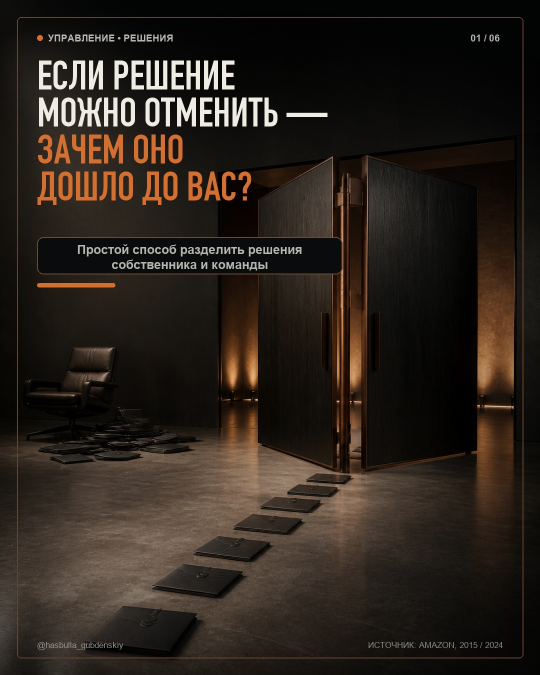
#> input picture output/2026-08-13_reversible-decisions/01.jpg, 1080 x 1350 px, given in place of 01.png, which was not available (shown at 1/2 size)
$ python render_slides.py
#> lines starting #> are read from the running program, lines starting #| are printed output that depends on the picture; pictures that were not available may be replaced by others from this repository, and a replacement may not be noted
from pathlib import Path
from PIL import Image, ImageDraw, ImageFont, ImageEnhance, ImageFilter

ROOT = Path(__file__).resolve().parent
W, H = 1080, 1350

BG = (8, 9, 10)
PANEL = (10, 12, 13, 235)
WHITE = (239, 236, 228)
MUTED = (183, 181, 175)
ACCENT = (213, 111, 48)
ACCENT_LIGHT = (233, 150, 86)
LINE = (104, 67, 43)

DISPLAY_PATH = "/System/Library/Fonts/Supplemental/DIN Condensed Bold.ttf"
BODY_PATH = "/System/Library/Fonts/Supplemental/Arial.ttf"
BODY_BOLD_PATH = "/System/Library/Fonts/Supplemental/Arial Bold.ttf"


def font(path, size):
    return ImageFont.truetype(path, size)


def fit_scene(path):
    im = Image.open(path).convert("RGB")
#> im is the input picture: PIL image 1080x1350 RGB; mean R, G, B 43.4, 35.2, 28
    target_ratio = W / H
    ratio = im.width / im.height
#> ratio = 0.8
    if ratio > target_ratio:
        nw = int(im.height * target_ratio)
        left = (im.width - nw) // 2
        im = im.crop((left, 0, left + nw, im.height))
    else:
        nh = int(im.width / target_ratio)
#> nh = 1350
        top = (im.height - nh) // 2
#> top = 0
        im = im.crop((0, top, im.width, top + nh))
    return im.resize((W, H), Image.Resampling.LANCZOS)


def overlay_gradient(im, top_strength=205, bottom_strength=160):
#> called with top_strength = 225, bottom_strength = 150
    shade = Image.new("RGBA", (W, H), (0, 0, 0, 0))
#> shade: PIL image 1080x1350 RGBA; every value is 0
    px = shade.load()
    for y in range(H):
        if y < 520:
            a = int(top_strength * (1 - y / 620) ** 1.6)
        elif y > 1050:
            a = int(bottom_strength * ((y - 1000) / 350) ** 1.3)
        else:
            a = 12
        for x in range(W):
            edge = int(52 * (abs(x - W / 2) / (W / 2)) ** 2)
            px[x, y] = (2, 3, 3, min(235, a + edge))
    return Image.alpha_composite(im.convert("RGBA"), shade)


def draw_border(draw):
    draw.rounded_rectangle((34, 34, W - 34, H - 34), radius=8, outline=LINE, width=2)


def draw_header(draw, idx, category="УПРАВЛЕНИЕ • РЕШЕНИЯ"):
    f = font(BODY_BOLD_PATH, 19)
    draw.ellipse((74, 70, 85, 81), fill=ACCENT)
    draw.text((96, 65), category, font=f, fill=MUTED)
    draw.text((941, 65), f"{idx:02d} / 06", font=f, fill=MUTED)


def draw_brand(draw, source=False):
    f = font(BODY_PATH, 17)
    draw.text((74, 1280), "@hasbulla_gubdenskiy", font=f, fill=(151, 149, 143))
    if source:
        label = "ИСТОЧНИК: AMAZON, 2015 / 2024"
        bbox = draw.textbbox((0, 0), label, font=f)
        draw.text((1006 - (bbox[2] - bbox[0]), 1280), label, font=f, fill=(140, 138, 132))


def text_width(draw, text, f):
    b = draw.textbbox((0, 0), text, font=f)
    return b[2] - b[0]


def fit_font(draw, text, path, max_size, min_size, width):
    size = max_size
    while size > min_size:
        f = font(path, size)
        if text_width(draw, text, f) <= width:
            return f
        size -= 1
    return font(path, min_size)


def headline(draw, lines, y=118, accent_lines=(), max_size=86, min_size=54, width=930, line_gap=0):
#> called with y = 120, accent_lines = (2, 3), max_size = 82, min_size = 54, width = 930, line_gap = 0
    f = font(DISPLAY_PATH, max_size)
    for line in lines:
        if text_width(draw, line, f) > width:
            f = fit_font(draw, line, DISPLAY_PATH, max_size, min_size, width)
    line_h = int(f.size * 0.91)
    for i, line in enumerate(lines):
        color = ACCENT if i in accent_lines else WHITE
        draw.text((74, y + i * (line_h + line_gap)), line, font=f, fill=color)
    return y + len(lines) * (line_h + line_gap)


def panel(draw, box, radius=18, fill=PANEL, outline=(108, 74, 48, 230), width=2):
    draw.rounded_rectangle(box, radius=radius, fill=fill, outline=outline, width=width)


def center_text(draw, box, text, f, fill=WHITE, spacing=6):
#> called with box = (92, 482, 666, 540), fill = (183, 181, 175), spacing = 5
    x1, y1, x2, y2 = box
    lines = text.split("\n")
    heights = []
    widths = []
    for line in lines:
        b = draw.textbbox((0, 0), line, font=f)
        widths.append(b[2] - b[0])
        heights.append(b[3] - b[1])
    total = sum(heights) + spacing * (len(lines) - 1)
    y = y1 + (y2 - y1 - total) / 2
    for line, tw, th in zip(lines, widths, heights):
        draw.text((x1 + (x2 - x1 - tw) / 2, y), line, font=f, fill=fill)
        y += th + spacing


def bottom_statement(draw, text, y=1110, h=118, accent_second=False):
    box = (74, y, 1006, y + h)
    panel(draw, box)
    lines = text.split("\n")
    f = fit_font(draw, max(lines, key=len), BODY_BOLD_PATH, 31, 24, 820)
    if accent_second and len(lines) == 2:
        center_text(draw, (box[0], box[1] + 12, box[2], box[1] + h // 2 + 14), lines[0], f, WHITE)
        center_text(draw, (box[0], box[1] + h // 2 - 4, box[2], box[3] - 10), lines[1], f, ACCENT_LIGHT)
    else:
        center_text(draw, box, text, f, WHITE, 8)


def make_canvas(index, top=205, bottom=160):
    scene = fit_scene(ROOT / "scenes" / f"{index:02d}.png")
    scene = ImageEnhance.Contrast(scene).enhance(1.06)
    scene = ImageEnhance.Color(scene).enhance(0.92)
    return overlay_gradient(scene, top, bottom)


def save_slide(im, index):
#> called with index = 1
    out = ROOT / f"{index:02d}.jpg"
    im.convert("RGB").save(out, "JPEG", quality=95, optimize=True, progressive=True)
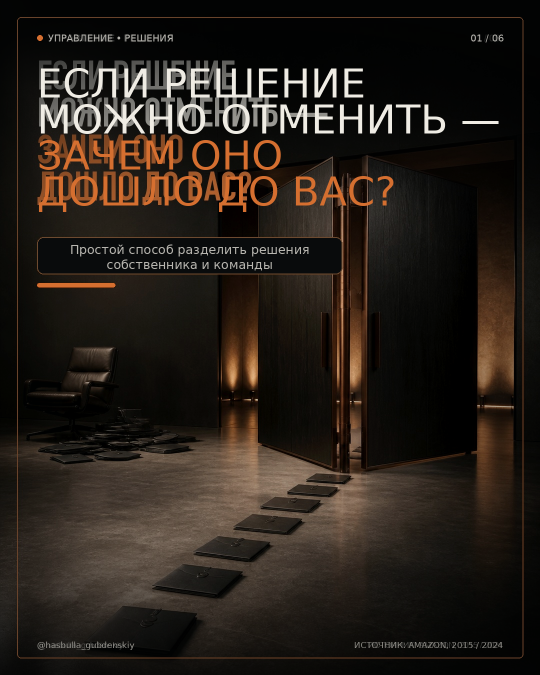
#> saved as 01.jpg: PIL image 1080x1350 RGB (shown at 1/2 size); mean R, G, B 39.2, 31.9, 25.3
#> im: PIL image 1080x1350 RGBA


def slide1():
    im = make_canvas(1, 225, 150)
    d = ImageDraw.Draw(im)
    draw_border(d); draw_header(d, 1)
    headline(d, ["ЕСЛИ РЕШЕНИЕ", "МОЖНО ОТМЕНИТЬ —", "ЗАЧЕМ ОНО", "ДОШЛО ДО ВАС?"], y=120, accent_lines=(2, 3), max_size=82)
    panel(d, (74, 474, 684, 548), radius=13, fill=(9, 11, 12, 220))
    center_text(d, (92, 482, 666, 540), "Простой способ разделить решения\nсобственника и команды", font(BODY_BOLD_PATH, 25), MUTED, 5)
    d.rounded_rectangle((74, 566, 230, 574), radius=4, fill=ACCENT)
    draw_brand(d, source=True)
    save_slide(im, 1)


def slide2():
    im = make_canvas(2, 225, 180)
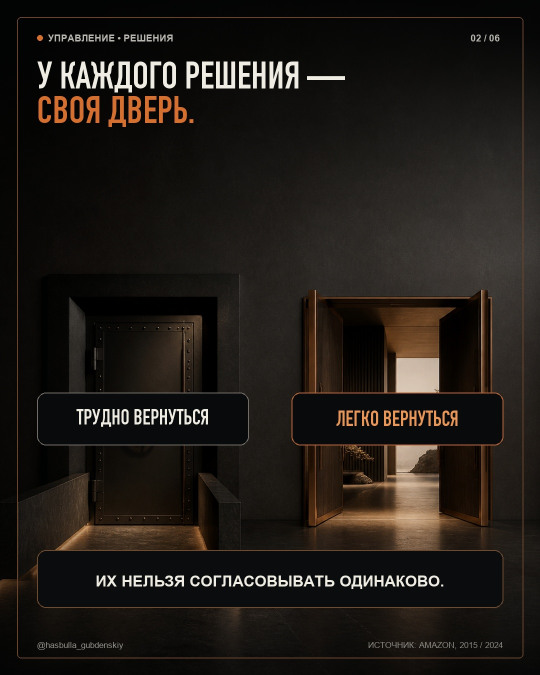
#> input picture output/2026-08-13_reversible-decisions/02.jpg, 1080 x 1350 px, given in place of 02.png, which was not available (shown at 1/2 size)
#> in fit_scene, im is the input picture: PIL image 1080x1350 RGB; mean R, G, B 32.3, 27.5, 23
    d = ImageDraw.Draw(im)
    draw_border(d); draw_header(d, 2)
    headline(d, ["У КАЖДОГО РЕШЕНИЯ —", "СВОЯ ДВЕРЬ."], y=122, accent_lines=(1,), max_size=76)
    left = (74, 785, 497, 890); right = (583, 785, 1006, 890)
    panel(d, left, fill=(8, 10, 11, 235), outline=(112, 108, 101, 220))
    panel(d, right, fill=(8, 10, 11, 235), outline=(182, 101, 51, 235))
    center_text(d, left, "ТРУДНО ВЕРНУТЬСЯ", font(DISPLAY_PATH, 42), WHITE)
    center_text(d, right, "ЛЕГКО ВЕРНУТЬСЯ", font(DISPLAY_PATH, 42), ACCENT_LIGHT)
    bottom_statement(d, "ИХ НЕЛЬЗЯ СОГЛАСОВЫВАТЬ ОДИНАКОВО.", y=1100, h=115)
    draw_brand(d, source=True)
    save_slide(im, 2)
#> call 2 of save_slide, with index = 2
#> in save_slide (call 2), `im.convert("RGB").save(out, "JPEG", quality=95, optimize=True, progres..`:
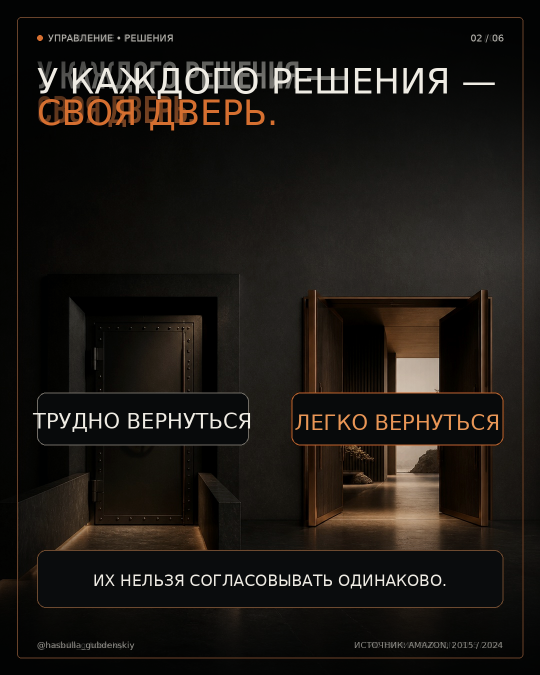
#> saved as 02.jpg: PIL image 1080x1350 RGB (shown at 1/2 size); mean R, G, B 28, 24.2, 20.1


def slide3():
    im = make_canvas(3, 220, 175)
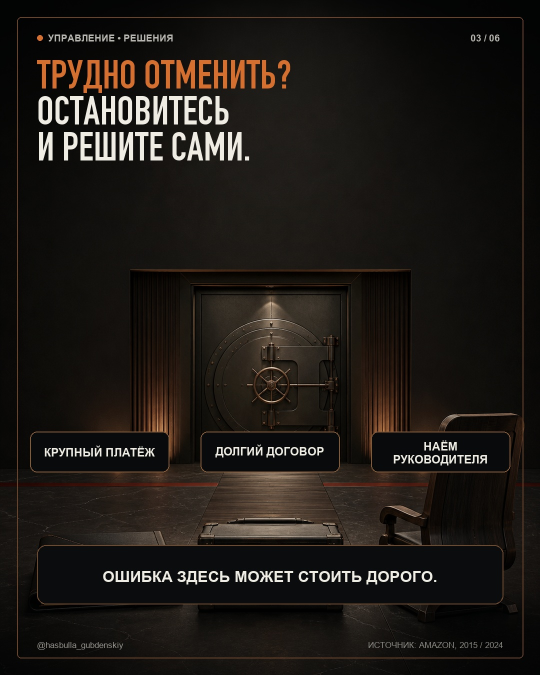
#> input picture output/2026-08-13_reversible-decisions/03.jpg, 1080 x 1350 px, given in place of 03.png, which was not available (shown at 1/2 size)
#> in fit_scene, im is the input picture: PIL image 1080x1350 RGB; mean R, G, B 30.4, 26, 21.7
    d = ImageDraw.Draw(im)
    draw_border(d); draw_header(d, 3)
    headline(d, ["ТРУДНО ОТМЕНИТЬ?", "ОСТАНОВИТЕСЬ", "И РЕШИТЕ САМИ."], y=120, accent_lines=(0,), max_size=80)
    labels = [
        ((60, 863, 338, 944), "КРУПНЫЙ ПЛАТЁЖ"),
        ((401, 863, 679, 944), "ДОЛГИЙ ДОГОВОР"),
        ((742, 863, 1020, 944), "НАЁМ\nРУКОВОДИТЕЛЯ"),
    ]
    for box, label in labels:
        panel(d, box, radius=14, fill=(8, 10, 11, 225), outline=(129, 90, 58, 230))
        center_text(d, box, label, font(BODY_BOLD_PATH, 23), WHITE)
    bottom_statement(d, "ОШИБКА ЗДЕСЬ МОЖЕТ СТОИТЬ ДОРОГО.", y=1090, h=118)
    draw_brand(d, source=True)
    save_slide(im, 3)
#> call 3 of save_slide, with index = 3
#> in save_slide (call 3), `im.convert("RGB").save(out, "JPEG", quality=95, optimize=True, progres..`:
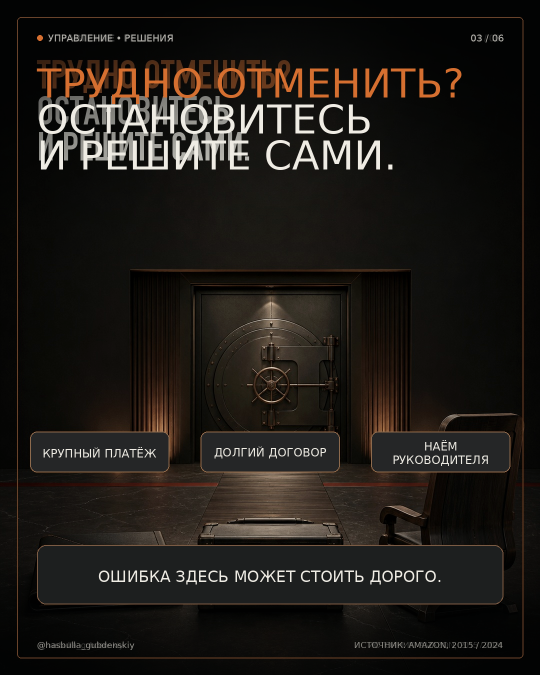
#> im: PIL image 1080x1350 RGBA (shown at 1/2 size); mean R, G, B, A 28, 24.3, 20.2, 252.2; transparent parts drawn white


def slide4():
    im = make_canvas(4, 225, 175)
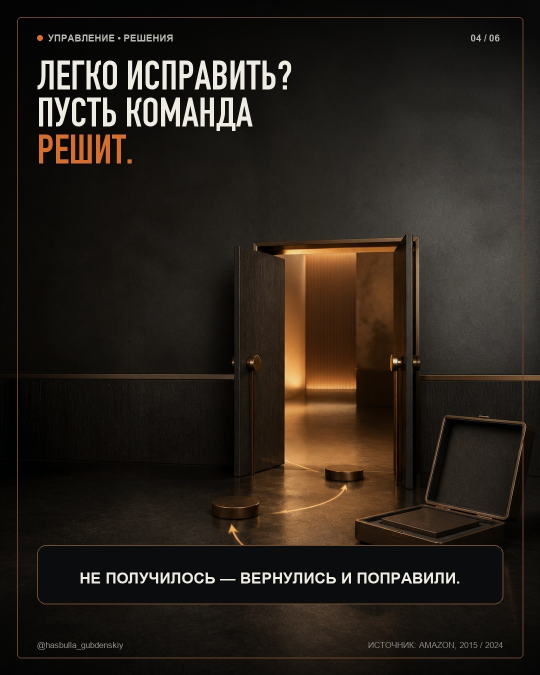
#> input picture output/2026-08-13_reversible-decisions/04.jpg, 1080 x 1350 px, given in place of 04.png, which was not available (shown at 1/2 size)
#> in fit_scene, im is the input picture: PIL image 1080x1350 RGB; mean R, G, B 40.7, 33.7, 26.6
    d = ImageDraw.Draw(im)
    draw_border(d); draw_header(d, 4)
    headline(d, ["ЛЕГКО ИСПРАВИТЬ?", "ПУСТЬ КОМАНДА", "РЕШИТ."], y=120, accent_lines=(2,), max_size=82)
    bottom_statement(d, "НЕ ПОЛУЧИЛОСЬ — ВЕРНУЛИСЬ И ПОПРАВИЛИ.", y=1090, h=118)
    draw_brand(d, source=True)
    save_slide(im, 4)
#> call 4 of save_slide, with index = 4
#> in save_slide (call 4), `im.convert("RGB").save(out, "JPEG", quality=95, optimize=True, progres..`:
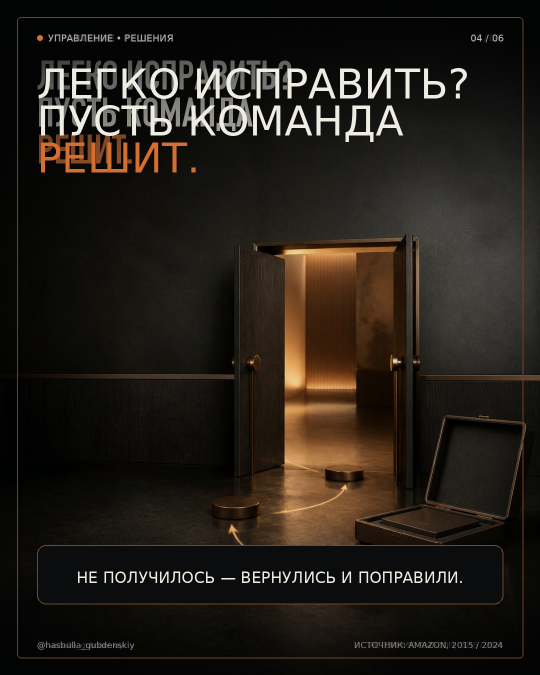
#> saved as 04.jpg: PIL image 1080x1350 RGB (shown at 1/2 size); mean R, G, B 36.2, 30.5, 24.2


def slide5():
    im = make_canvas(5, 220, 195)
    d = ImageDraw.Draw(im)
    draw_border(d); draw_header(d, 5)
    headline(d, ["ПЕРЕДАЙТЕ РЕШЕНИЕ.", "ОСТАВЬТЕ 3 ГРАНИЦЫ."], y=120, accent_lines=(1,), max_size=72)
    labels = [
        ((60, 843, 338, 934), "ДО КАКОЙ\nСУММЫ"),
        ((401, 843, 679, 934), "ЧТО НЕЛЬЗЯ\nМЕНЯТЬ"),
        ((742, 843, 1020, 934), "КОГДА\nЗВАТЬ ВАС"),
    ]
    for i, (box, label) in enumerate(labels, 1):
        panel(d, box, radius=14, fill=(8, 10, 11, 232), outline=(164, 92, 50, 235))
        d.ellipse((box[0] + 14, box[1] + 14, box[0] + 45, box[1] + 45), fill=ACCENT)
        number = str(i)
        nf = font(BODY_BOLD_PATH, 18)
        nb = d.textbbox((0, 0), number, font=nf)
        d.text((box[0] + 29.5 - (nb[2] - nb[0]) / 2, box[1] + 29.5 - (nb[3] - nb[1]) / 2 - 2), number, font=nf, fill=WHITE)
        center_text(d, (box[0] + 54, box[1] + 4, box[2] - 10, box[3] - 4), label, font(BODY_BOLD_PATH, 23), WHITE, 4)
    bottom_statement(d, "ВНУТРИ ГРАНИЦ КОМАНДА РЕШАЕТ САМА.", y=1085, h=118)
    draw_brand(d)
    save_slide(im, 5)


def slide6():
    im = make_canvas(6, 230, 190)
    d = ImageDraw.Draw(im)
    draw_border(d); draw_header(d, 6)
    headline(d, ["ВАМ НЕ НУЖНО", "РЕШАТЬ ВСЁ.", "НУЖНО РЕШИТЬ,", "ЧТО МОГУТ РЕШАТЬ", "БЕЗ ВАС."], y=110, accent_lines=(4,), max_size=69, min_size=55)
    bottom_statement(d, "СЕГОДНЯ ОТДАЙТЕ КОМАНДЕ ОДНО РЕШЕНИЕ,\nКОТОРОЕ ЛЕГКО ИСПРАВИТЬ.", y=1080, h=132, accent_second=True)
    draw_brand(d)
    save_slide(im, 6)


def contact_sheet():
    thumbs = []
    for i in range(1, 7):
        im = Image.open(ROOT / f"{i:02d}.jpg").convert("RGB")
        im.thumbnail((324, 405), Image.Resampling.LANCZOS)
        thumbs.append(im.copy())
    gap = 38
    margin = 55
    cw = margin * 2 + 3 * 324 + 2 * gap
    ch = margin * 2 + 2 * 405 + gap
    sheet = Image.new("RGB", (cw, ch), BG)
    for idx, im in enumerate(thumbs):
        x = margin + (idx % 3) * (324 + gap)
        y = margin + (idx // 3) * (405 + gap)
        sheet.paste(im, (x, y))
    sheet.save(ROOT / "contact_sheet.jpg", "JPEG", quality=94, optimize=True)


if __name__ == "__main__":
#> (the run stopped early here; a loop or call above may not have finished)
